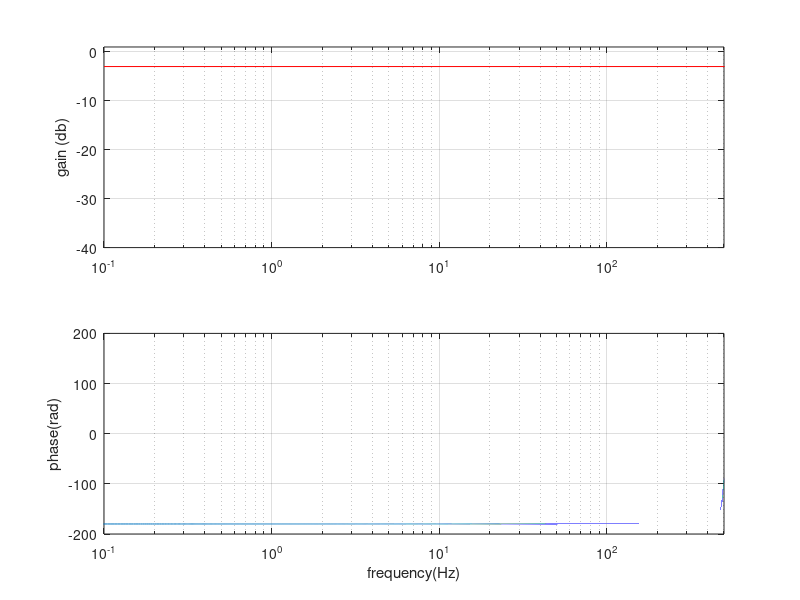

Here is the MATLAB script that generated this plot:
% dt = .001;
% fs = 1./dt;
% numd = .03*[1 1]; % from butterworth design
% dend = [1 -.9390625];

fs = 1000;
tau = .1;

num = 1;
den = [tau, 1];
[numd,dend]=bilinear(num,den,fs,470)

[h, f] = freqz(numd,dend,100000, fs);

% plotting
figure(1); clf();
subplot(211); semilogx(f,20*log10(abs(h))); hold on
plot([.1, 1000], [-3 -3],'r'); 
grid on; ylim([-40,1]); ylabel('gain (db)'); xlim([.1, fs/2]);
subplot(212); semilogx(f, angle(h)*180/pi); 
grid on; ylabel('phase(rad)'); xlim([.1, fs/2]); xlabel('frequency(Hz)');

% figure(2); clf();
% subplot(211);
% w = linspace(0.1,fs/2, 1000);
% s = 1./(1+tau*j*w);
% semilogx(w, 20*log10(abs(s))); hold on;
% plot([.1, fs/2], [-3 -3]);
% grid on;
% title('Expected LPF bode plot');
% subplot(212);
% semilogx(w, angle(s)*180/pi);
% grid on;